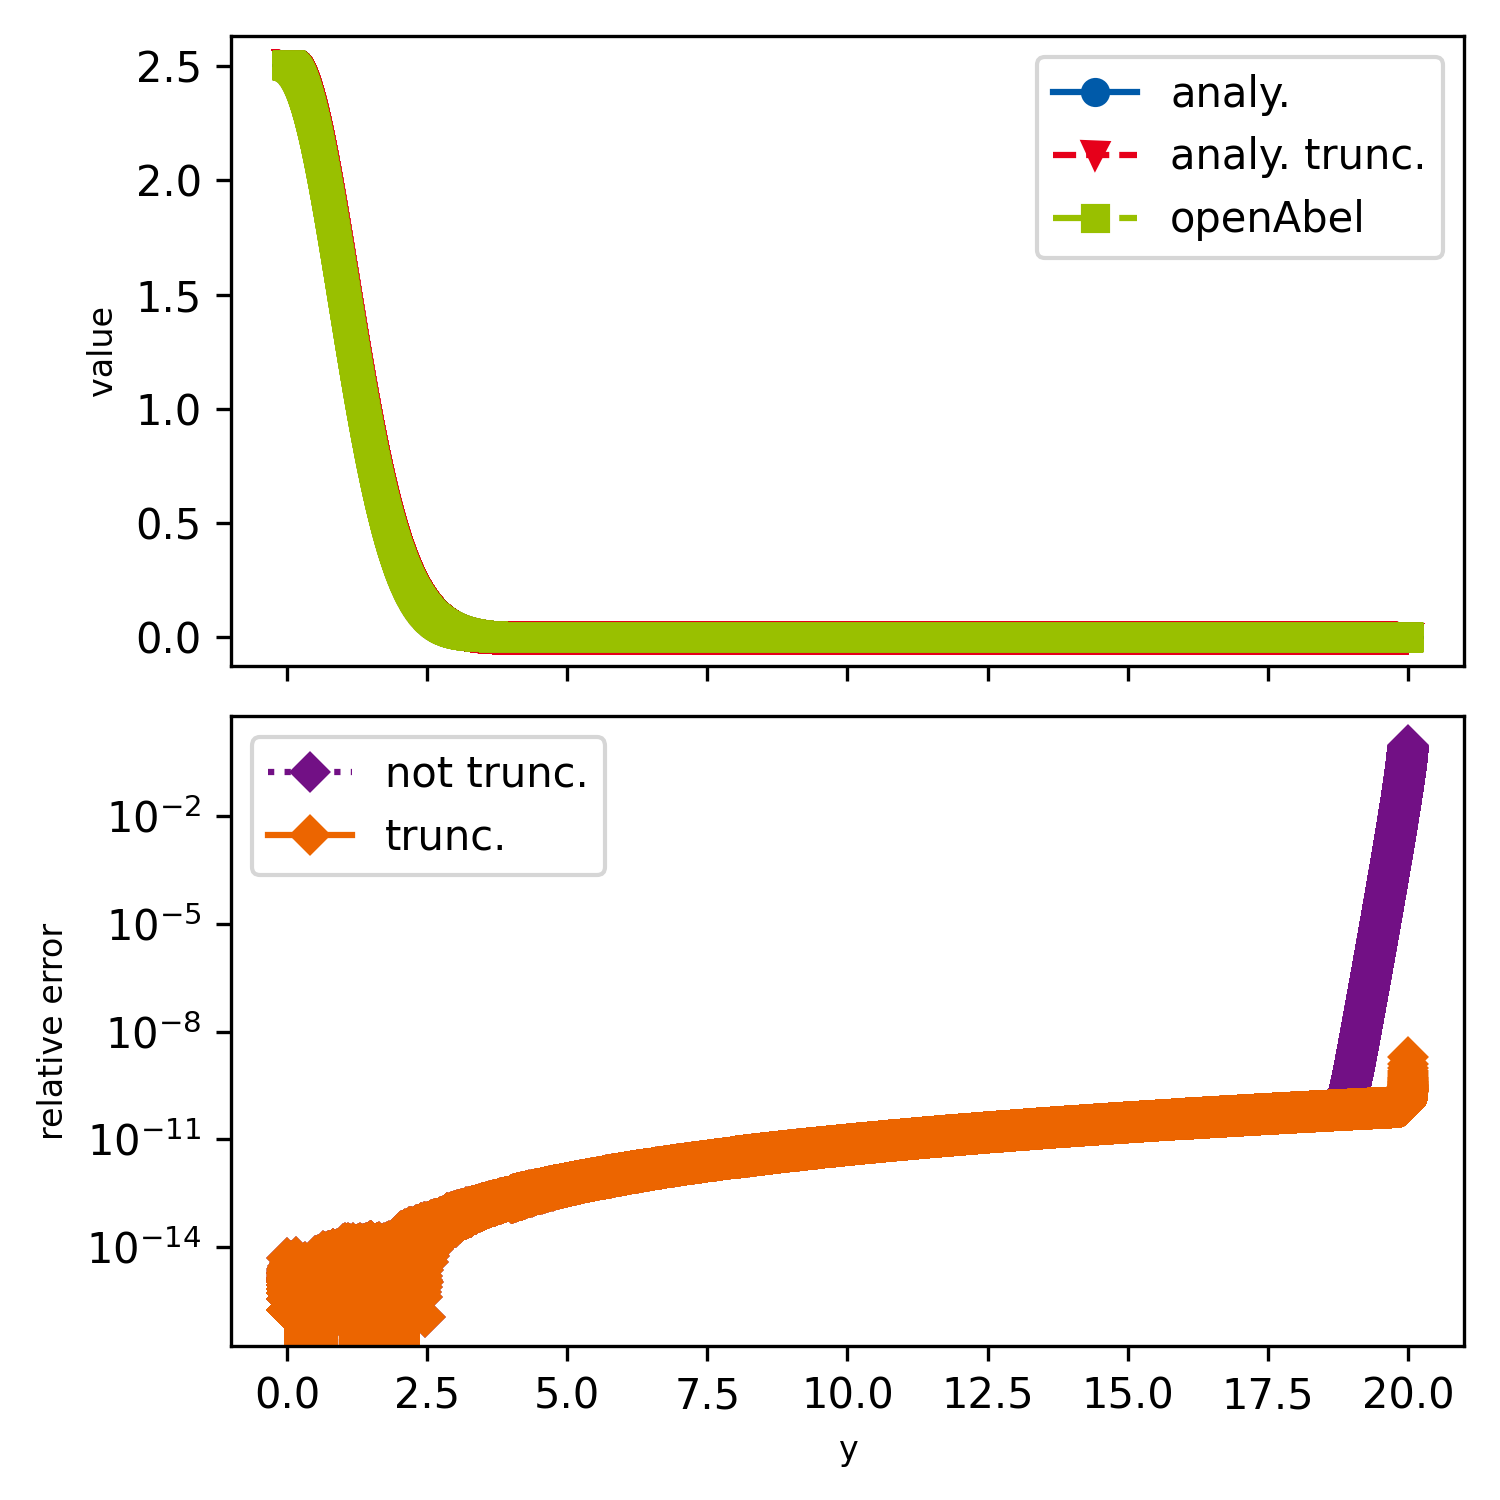

Source code (Python):
############################################################################################################################################
# Simple example which calculates forward Abel transform of a Gaussian.
# Results are compared with the analytical solution. Mostly default parameters are used.
############################################################################################################################################


import matplotlib.pyplot as mpl
import numpy as np
from scipy.special import erf

import openAbel

############################################################################################################################################
# Plotting setup
# This block can be ignored, it's just for nicer plots.

params = {
    "axes.labelsize": 8,
    "font.size": 8,
    "legend.fontsize": 10,
    "xtick.labelsize": 10,
    "ytick.labelsize": 10,
    "text.usetex": False,
    "figure.figsize": [5.0, 5.0],
}
mpl.rcParams.update(params)
# Color scheme
colors = [
    "#005AA9",
    "#E6001A",
    "#99C000",
    "#721085",
    "#EC6500",
    "#009D81",
    "#A60084",
    "#0083CC",
    "#F5A300",
    "#C9D400",
    "#FDCA00",
]
# Plot markers
markers = ["o", "v", "s", "D", "p", "*", "h", "+", "^", "x"]
# Line styles
linestyles = ["-", "--", "-.", ":", "-", "--", "-.", ":", "-", "--", "-.", ":"]
lw = 2

############################################################################################################################################

# Parameters
nData = 100000
shift = 0.0
xMax = 20.0
sig = 1.0
stepSize = xMax / (nData - 1)
forwardBackward = -1  # Forward transform, similar definition ('-1' = forward) as in FFT libraries.

# Create Abel transform object, which does all precomputation possible without knowing the exact data.
abelObj = openAbel.Abel(nData, forwardBackward, shift, stepSize, order=3)

# Input data
xx = np.linspace(shift * stepSize, xMax, nData)
dataIn = np.exp(-0.5 * xx**2 / sig**2)

# Forward Abel transform and analytical result.
# We show both the analytical result of a truncated Gaussian and a standard Gaussian to show
# that some error is due to truncation.
dataOut = abelObj.execute(dataIn)
dataOutAna = dataIn * np.sqrt(2 * np.pi) * sig
dataOutAnaTrunc = dataIn * np.sqrt(2 * np.pi) * sig * erf(np.sqrt((xMax**2 - xx**2) / 2) / sig)


# Plotting
fig, axarr = mpl.subplots(2, 1, sharex=True)

axarr[0].plot(xx, dataOutAna, color=colors[0], marker=markers[0], linestyle=linestyles[0], label="analy.")
axarr[0].plot(xx, dataOutAnaTrunc, color=colors[1], marker=markers[1], linestyle=linestyles[1], label="analy. trunc.")
axarr[0].plot(xx, dataOut, color=colors[2], marker=markers[2], linestyle=linestyles[2], label="openAbel")
axarr[0].set_ylabel("value")
axarr[0].legend()

axarr[1].semilogy(
    xx[:-1],
    np.abs((dataOut[:-1] - dataOutAna[:-1]) / dataOutAna[:-1]),
    color=colors[3],
    marker=markers[3],
    linestyle=linestyles[3],
    label="not trunc.",
)
axarr[1].semilogy(
    xx[:-1],
    np.abs((dataOut[:-1] - dataOutAnaTrunc[:-1]) / dataOutAnaTrunc[:-1]),
    color=colors[4],
    marker=markers[3],
    linestyle=linestyles[4],
    label="trunc.",
)
axarr[1].set_ylabel("relative error")
axarr[1].set_xlabel("y")
axarr[1].legend()

mpl.tight_layout()
mpl.savefig("example000_simpleForward.png", dpi=300)

mpl.show()
